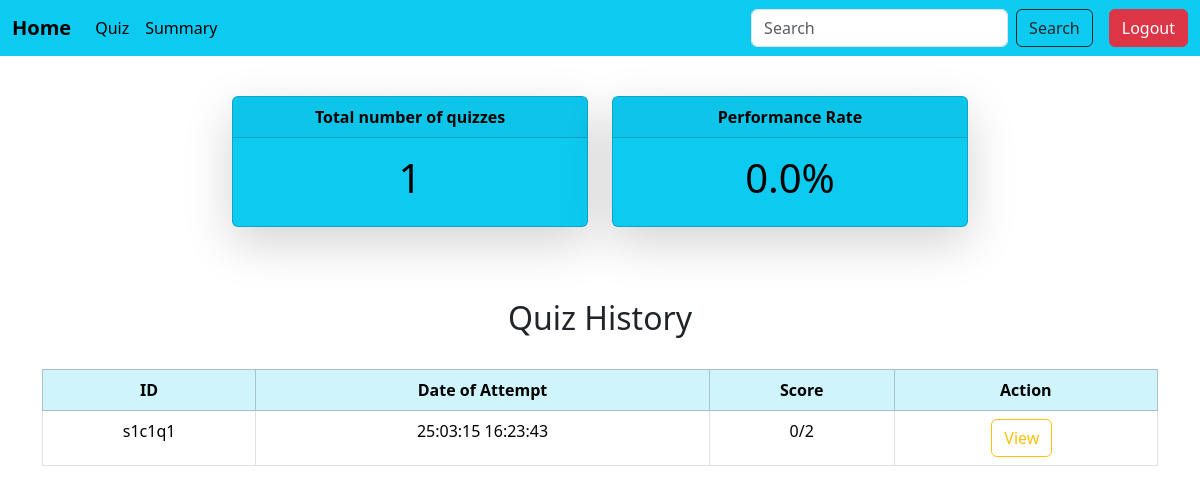
Before: /student_dashboard (signed in) with the older database file.
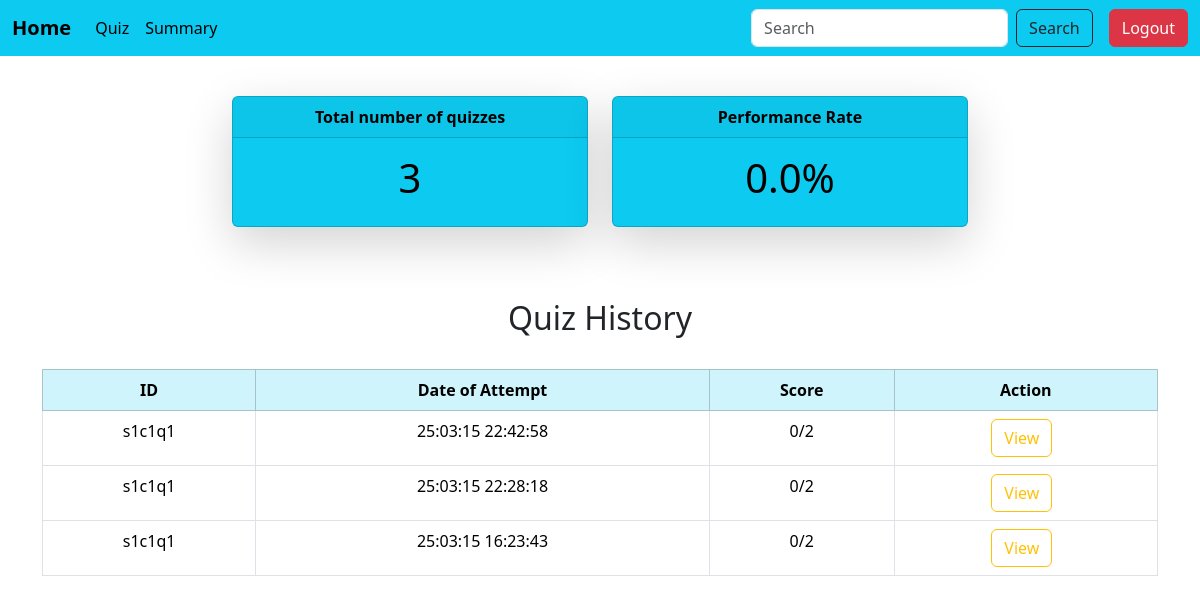
After: the same page with the newer database file.
### models.py (models this page shows)
class Score(db.Model):
    __tablename__='score'
    id=db.Column(db.Integer,primary_key=True,autoincrement=True)
    quiz_id=db.Column(db.String(100),db.ForeignKey('quiz.id'),nullable=False)
    user_id=db.Column(db.String(100),db.ForeignKey('user.id'),nullable=False)
    attempt_timing=db.Column(db.DateTime,default=lambda:datetime.now(IST))
    tot_score=db.Column(db.Integer,nullable=False)
    quiz=db.relationship('Quiz',backref=db.backref('scores',cascade="all,delete-orphan"))
    user=db.relationship('User',backref=db.backref('scores',cascade="all,delete-orphan"))

### app.py (the view)
@app.route('/student_dashboard')
def student_dashboard():
    user_id=session.get('id')
    user =User.query.get(user_id)
    q_history=Score.query.filter_by(user_id=user_id).order_by(Score.attempt_timing.desc()).all()
    q_attempted=len(q_history)
    tot_obt_marks=sum(q.tot_score for q in q_history)
    out_off=sum(len(q.quiz.questions) for q in q_history)
    avg_per=(tot_obt_marks/out_off)*100  if out_off>0 else 0
    return render_template("student_dashboard.html",user=user,q_attempted=q_attempted,avg_per=avg_per,q_history=q_history)

### templates/student_dashboard.html
{% include 'student_sidebar.html'%}
{% block content %}
<div class="container mt-5 pt-5" >
  <div class="row justify-content-center">
    <div class="col-md-4">
      <div class="card shadow-lg text-bg-info mb-4 rounded-lg">
        <div class="card-header fw-bold text-center">Total number of quizzes</div>
          <div class="card-body text-center">
            <h5 class="card-title display-6">{{q_attempted}}</h5>
          </div>
        </div>
      </div>
      <div class="col-md-4">
          <div class="card shadow-lg text-bg-info mb-4 rounded-lg">
            <div class="card-header fw-bold text-center">Performance Rate</div>
            <div class="card-body text-center">
              <h5 class="card-title display-6">{{avg_per}}%</h5>
            </div>
          </div>
      </div>
  </div>
  <div class="mt-5">
          <h2 class="text-center ">Quiz History</h2>
          <br>
          <div class="table-responsive">
          <table class="table table-hover table-bordered">
              <thead class="table-info text-center">
                <tr>
                  <th>ID</th>
                  <th>Date of Attempt</th>
                  <th>Score</th>
                  <th>Action</th>
                </tr>
              </thead>
              <tbody class="text-center">
                {%for quiz in q_history%}
                <tr>
                  <td>{{quiz.quiz_id}}</td>
                  <td>{{quiz.attempt_timing.strftime('%y:%m:%d %H:%M:%S')}}</td>
                  <td>{{quiz.tot_score}}/{{quiz.quiz.questions|length}}</td>
                  <td>
                  <a href="{{url_for('view_detail',score_id=quiz.id)}}"class="btn btn-outline-warning me-2 d-inline-block">View</a>
                  </td>
                </tr>
                {%endfor%}
              </tbody>
            </table>
          </div>
      </div>
</div>
{% endblock %}

### templates/student_sidebar.html (shortened to what this page needs)
<!DOCTYPE html>
<html lang="en">
<head>
    <link href="https://cdn.jsdelivr.net/npm/bootstrap@5.3.3/dist/css/bootstrap.min.css" rel="stylesheet">
</head>
<body>
    <nav class="navbar navbar-expand-lg navbar-dark bg-info fixed-top">
        <div class="container-fluid">
          <a class="navbar-brand fw-bold text-black" href="{{url_for('student_dashboard')}}">Home</a>
          <div class="collapse navbar-collapse" id="navbarNav">
            <ul class="navbar-nav me-auto mb-2 mb-lg-0">
                  <li class="nav-item">
                    <a class="nav-link text-black" href="{{url_for('quiz')}}">Quiz</a>
                  </li>
                  <li class="nav-item">
                    <a class="nav-link text-black" href="{{url_for('student_summary')}}">Summary</a>
                  </li>
            </ul>
            <form class="d-flex" role="search" action="{{url_for('user_search')}}" >
              <input class="form-control me-2" type="search" name="search" placeholder="Search" aria-label="Search">
              <button class="btn btn-outline-dark" type="submit">Search</button>
            </form>
            <a class="btn btn-danger ms-3" href="{{url_for('logout')}}">Logout</a>
          </div>
        </div>
      </nav>
</body>
</html>

Changed rows visible on the page:
added Score: quiz_id "s1c1q1", attempt_timing "25:03:15 22:42:58", tot_score "0", quiz.questions|length "2"
added Score: quiz_id "s1c1q1", attempt_timing "25:03:15 22:28:18", tot_score "0", quiz.questions|length "2"
Other visible differences:
{{ q_attempted }}: "1" → "3"
